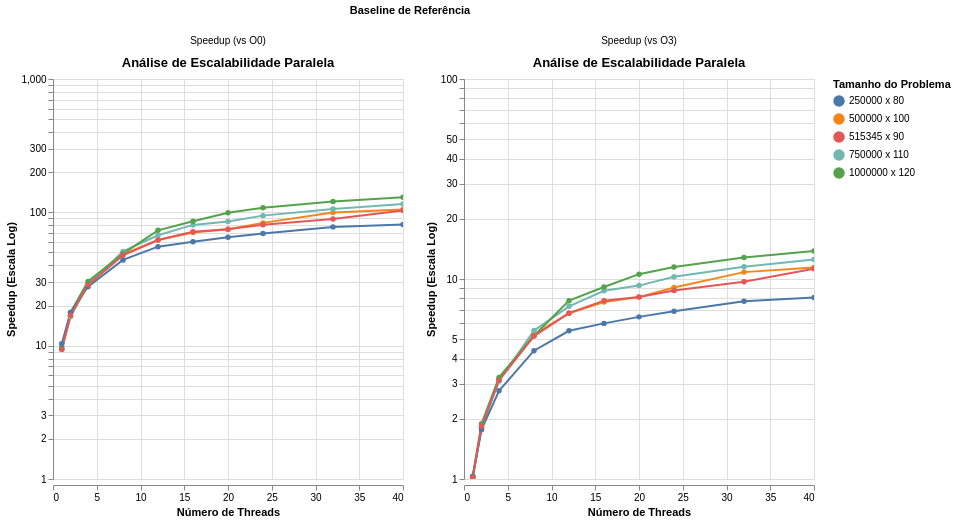

Notebook code for this chart:
### Code cell
import pandas as pd
import numpy as np
import altair as alt
import os

# ==========================================
# 1. CONFIGURAÇÕES E CARGA DE DADOS
# ==========================================
PATH_BASE = "./baselines_20260418_1847/app_bench_results.csv"
PATH_PARA = "./results_20260418_1749/app_bench_results.csv"

def load_and_clean_data(path, is_baseline=False):
    df = pd.read_csv(path)
    
    # Identificação de O0 vs O3 para o baseline (blocos de 6 linhas)
    if is_baseline:
        df['opt_level'] = np.where(df.index % 6 < 3, 'O0 (Raw)', 'O3 (Opt)')
        df['threads'] = 1
        group_cols = ['dataset', 'samples', 'features', 'threads', 'opt_level']
    else:
        group_cols = ['dataset', 'samples', 'features', 'threads']
    
    # Agrupamento e média das repetições
    df_mean = df.groupby(group_cols).mean(numeric_only=True).reset_index()
    
    # Identificador amigável n x m
    df_mean['problem_size'] = df_mean.apply(lambda x: f"{int(x['samples'])} x {int(x['features'])}", axis=1)
    return df_mean

df_baseline = load_and_clean_data(PATH_BASE, is_baseline=True)
df_parallel = load_and_clean_data(PATH_PARA, is_baseline=False)

# ==========================================
# 2. CÁLCULO DE SPEEDUP
# ==========================================
# Isolar as referências
df_ref_o0 = df_baseline[df_baseline['opt_level'] == 'O0 (Raw)'][['samples', 'features', 'fit_time']].rename(columns={'fit_time': 't_ref_o0'})
df_ref_o3 = df_baseline[df_baseline['opt_level'] == 'O3 (Opt)'][['samples', 'features', 'fit_time']].rename(columns={'fit_time': 't_ref_o3'})

# Mesclar com os dados paralelos
df_analysis = pd.merge(df_parallel, df_ref_o0, on=['samples', 'features'])
df_analysis = pd.merge(df_analysis, df_ref_o3, on=['samples', 'features'])

# Calcular as métricas de Speedup
df_analysis['Speedup (vs O0)'] = df_analysis['t_ref_o0'] / df_analysis['fit_time']
df_analysis['Speedup (vs O3)'] = df_analysis['t_ref_o3'] / df_analysis['fit_time']

# Preparar para o gráfico (Melt)
df_plot = df_analysis.melt(
    id_vars=['problem_size', 'threads', 'samples', 'features'],
    value_vars=['Speedup (vs O0)', 'Speedup (vs O3)'],
    var_name='Referência', value_name='Speedup'
)

# ==========================================
# 3. FILTRAGEM E VISUALIZAÇÃO (ALTAIR)
# ==========================================
# 1. Definir a ordem correta dos datasets (numérica)
problem_order = df_analysis.sort_values(['samples', 'features'])['problem_size'].unique().tolist()

# 2. Filtrar datasets muito pequenos que geram ruído (opcional)
# Aqui removemos o 'tiny_test' e o 'medium_bench' se necessário
df_filtered = df_plot[~df_plot['problem_size'].str.contains('10000 x 15|100000 x 70')].copy()

# 3. Criar a Linha de Speedup Ideal (para o gráfico vs O3)
ideal_df = pd.DataFrame({'threads': [1, 40], 'Speedup': [1, 40], 'Referência': ['Speedup (vs O3)', 'Speedup (vs O3)']})
ideal_line = alt.Chart(ideal_df).mark_line(strokeDash=[5,5], color='gray', opacity=0.5).encode(
    x='threads:Q', y='Speedup:Q'
)

# 4. Gráfico Facetado com Escala Logarítmica
speedup_chart = alt.Chart(df_filtered).mark_line(point=True).encode(
    x=alt.X('threads:Q', title='Número de Threads'),
    y=alt.Y('Speedup:Q', 
           scale=alt.Scale(type='log'), 
           title='Speedup (Escala Log)'),
    color=alt.Color('problem_size:N', sort=problem_order, title='Tamanho do Problema'),
    tooltip=['problem_size', 'threads', 'Speedup']
).properties(
    width=350,
    height=400,
    title='Análise de Escalabilidade Paralela'
).facet(
    column=alt.Column('Referência:N', title='Baseline de Referência')
).resolve_scale(
    y='independent' # Permite que cada gráfico tenha seu próprio range de valores
)

speedup_chart.interactive()

### Figure 1 — Vega-Lite specification as saved in the notebook (floating-point values rounded to 4 significant figures)
{"config": {"view": {"continuousWidth": 300, "continuousHeight": 300}}, "data": {"name": "data-040ba0c4e15ce7f848d711617880f1f5"}, "facet": {"column": {"field": "Referência", "title": "Baseline de Referência", "type": "nominal"}}, "spec": {"mark": {"type": "line", "point": true}, "encoding": {"color": {"field": "problem_size", "sort": ["10000 x 15", "100000 x 70", "250000 x 80", "500000 x 100", "515345 x 90", "750000 x 110", "1000000 x 120"], "title": "Tamanho do Problema", "type": "nominal"}, "tooltip": [{"field": "problem_size", "type": "nominal"}, {"field": "threads", "type": "quantitative"}, {"field": "Speedup", "type": "quantitative"}], "x": {"field": "threads", "title": "Número de Threads", "type": "quantitative"}, "y": {"field": "Speedup", "scale": {"type": "log"}, "title": "Speedup (Escala Log)", "type": "quantitative"}}, "height": 400, "name": "view_99096d132729bbc0_0", "title": "Análise de Escalabilidade Paralela", "width": 350}, "params": [{"name": "param_1e9efca18e7a2868", "select": {"type": "interval", "encodings": ["x", "y"]}, "bind": "scales", "views": ["view_99096d132729bbc0_0"]}], "resolve": {"scale": {"y": "independent"}}, "$schema": "https://vega.github.io/schema/vega-lite/v6.1.0.json", "datasets": {"data-040ba0c4e15ce7f848d711617880f1f5": [{"problem_size": "500000 x 100", "threads": 1, "samples": 500000, "features": 100, "Referência": "Speedup (vs O0)", "Speedup": 9.371}, {"problem_size": "500000 x 100", "threads": 2, "samples": 500000, "features": 100, "Referência": "Speedup (vs O0)", "Speedup": 16.54}, {"problem_size": "500000 x 100", "threads": 4, "samples": 500000, "features": 100, "Referência": "Speedup (vs O0)", "Speedup": 29.05}, {"problem_size": "500000 x 100", "threads": 8, "samples": 500000, "features": 100, "Referência": "Speedup (vs O0)", "Speedup": 48.48}, {"problem_size": "500000 x 100", "threads": 12, "samples": 500000, "features": 100, "Referência": "Speedup (vs O0)", "Speedup": 62.0}, {"problem_size": "500000 x 100", "threads": 16, "samples": 500000, "features": 100, "Referência": "Speedup (vs O0)", "Speedup": 70.48}, {"problem_size": "500000 x 100", "threads": 20, "samples": 500000, "features": 100, "Referência": "Speedup (vs O0)", "Speedup": 74.62}, {"problem_size": "500000 x 100", "threads": 24, "samples": 500000, "features": 100, "Referência": "Speedup (vs O0)", "Speedup": 83.37}, {"problem_size": "500000 x 100", "threads": 32, "samples": 500000, "features": 100, "Referência": "Speedup (vs O0)", "Speedup": 99.51}, {"problem_size": "500000 x 100", "threads": 40, "samples": 500000, "features": 100, "Referência": "Speedup (vs O0)", "Speedup": 105.0}, {"problem_size": "750000 x 110", "threads": 1, "samples": 750000, "features": 110, "Referência": "Speedup (vs O0)", "Speedup": 9.433}, {"problem_size": "750000 x 110", "threads": 2, "samples": 750000, "features": 110, "Referência": "Speedup (vs O0)", "Speedup": 16.62}, {"problem_size": "750000 x 110", "threads": 4, "samples": 750000, "features": 110, "Referência": "Speedup (vs O0)", "Speedup": 28.48}, {"problem_size": "750000 x 110", "threads": 8, "samples": 750000, "features": 110, "Referência": "Speedup (vs O0)", "Speedup": 50.89}, {"problem_size": "750000 x 110", "threads": 12, "samples": 750000, "features": 110, "Referência": "Speedup (vs O0)", "Speedup": 67.27}, {"problem_size": "750000 x 110", "threads": 16, "samples": 750000, "features": 110, "Referência": "Speedup (vs O0)", "Speedup": 80.48}, {"problem_size": "750000 x 110", "threads": 20, "samples": 750000, "features": 110, "Referência": "Speedup (vs O0)", "Speedup": 85.39}, {"problem_size": "750000 x 110", "threads": 24, "samples": 750000, "features": 110, "Referência": "Speedup (vs O0)", "Speedup": 94.47}, {"problem_size": "750000 x 110", "threads": 32, "samples": 750000, "features": 110, "Referência": "Speedup (vs O0)", "Speedup": 106.0}, {"problem_size": "750000 x 110", "threads": 40, "samples": 750000, "features": 110, "Referência": "Speedup (vs O0)", "Speedup": 115.3}, {"problem_size": "1000000 x 120", "threads": 1, "samples": 1000000, "features": 120, "Referência": "Speedup (vs O0)", "Speedup": 9.713}, {"problem_size": "1000000 x 120", "threads": 2, "samples": 1000000, "features": 120, "Referência": "Speedup (vs O0)", "Speedup": 17.75}, {"problem_size": "1000000 x 120", "threads": 4, "samples": 1000000, "features": 120, "Referência": "Speedup (vs O0)", "Speedup": 30.3}, {"problem_size": "1000000 x 120", "threads": 8, "samples": 1000000, "features": 120, "Referência": "Speedup (vs O0)", "Speedup": 48.97}, {"problem_size": "1000000 x 120", "threads": 12, "samples": 1000000, "features": 120, "Referência": "Speedup (vs O0)", "Speedup": 73.31}, {"problem_size": "1000000 x 120", "threads": 16, "samples": 1000000, "features": 120, "Referência": "Speedup (vs O0)", "Speedup": 85.74}, {"problem_size": "1000000 x 120", "threads": 20, "samples": 1000000, "features": 120, "Referência": "Speedup (vs O0)", "Speedup": 99.45}, {"problem_size": "1000000 x 120", "threads": 24, "samples": 1000000, "features": 120, "Referência": "Speedup (vs O0)", "Speedup": 108.0}, {"problem_size": "1000000 x 120", "threads": 32, "samples": 1000000, "features": 120, "Referência": "Speedup (vs O0)", "Speedup": 120.5}, {"problem_size": "1000000 x 120", "threads": 40, "samples": 1000000, "features": 120, "Referência": "Speedup (vs O0)", "Speedup": 129.9}, {"problem_size": "250000 x 80", "threads": 1, "samples": 250000, "features": 80, "Referência": "Speedup (vs O0)", "Speedup": 10.34}, {"problem_size": "250000 x 80", "threads": 2, "samples": 250000, "features": 80, "Referência": "Speedup (vs O0)", "Speedup": 17.72}, {"problem_size": "250000 x 80", "threads": 4, "samples": 250000, "features": 80, "Referência": "Speedup (vs O0)", "Speedup": 27.71}, {"problem_size": "250000 x 80", "threads": 8, "samples": 250000, "features": 80, "Referência": "Speedup (vs O0)", "Speedup": 43.98}, {"problem_size": "250000 x 80", "threads": 12, "samples": 250000, "features": 80, "Referência": "Speedup (vs O0)", "Speedup": 55.29}, {"problem_size": "250000 x 80", "threads": 16, "samples": 250000, "features": 80, "Referência": "Speedup (vs O0)", "Speedup": 60.23}, {"problem_size": "250000 x 80", "threads": 20, "samples": 250000, "features": 80, "Referência": "Speedup (vs O0)", "Speedup": 64.92}, {"problem_size": "250000 x 80", "threads": 24, "samples": 250000, "features": 80, "Referência": "Speedup (vs O0)", "Speedup": 69.28}, {"problem_size": "250000 x 80", "threads": 32, "samples": 250000, "features": 80, "Referência": "Speedup (vs O0)", "Speedup": 77.79}, {"problem_size": "250000 x 80", "threads": 40, "samples": 250000, "features": 80, "Referência": "Speedup (vs O0)", "Speedup": 81.15}, {"problem_size": "515345 x 90", "threads": 1, "samples": 515345, "features": 90, "Referência": "Speedup (vs O0)", "Speedup": 9.38}, {"problem_size": "515345 x 90", "threads": 2, "samples": 515345, "features": 90, "Referência": "Speedup (vs O0)", "Speedup": 16.88}, {"problem_size": "515345 x 90", "threads": 4, "samples": 515345, "features": 90, "Referência": "Speedup (vs O0)", "Speedup": 28.58}, {"problem_size": "515345 x 90", "threads": 8, "samples": 515345, "features": 90, "Referência": "Speedup (vs O0)", "Speedup": 47.64}, {"problem_size": "515345 x 90", "threads": 12, "samples": 515345, "features": 90, "Referência": "Speedup (vs O0)", "Speedup": 61.99}, {"problem_size": "515345 x 90", "threads": 16, "samples": 515345, "features": 90, "Referência": "Speedup (vs O0)", "Speedup": 71.59}, {"problem_size": "515345 x 90", "threads": 20, "samples": 515345, "features": 90, "Referência": "Speedup (vs O0)", "Speedup": 74.66}, {"problem_size": "515345 x 90", "threads": 24, "samples": 515345, "features": 90, "Referência": "Speedup (vs O0)", "Speedup": 80.56}, {"problem_size": "515345 x 90", "threads": 32, "samples": 515345, "features": 90, "Referência": "Speedup (vs O0)", "Speedup": 89.03}, {"problem_size": "515345 x 90", "threads": 40, "samples": 515345, "features": 90, "Referência": "Speedup (vs O0)", "Speedup": 103.4}, {"problem_size": "500000 x 100", "threads": 1, "samples": 500000, "features": 100, "Referência": "Speedup (vs O3)", "Speedup": 1.019}, {"problem_size": "500000 x 100", "threads": 2, "samples": 500000, "features": 100, "Referência": "Speedup (vs O3)", "Speedup": 1.799}, {"problem_size": "500000 x 100", "threads": 4, "samples": 500000, "features": 100, "Referência": "Speedup (vs O3)", "Speedup": 3.16}, {"problem_size": "500000 x 100", "threads": 8, "samples": 500000, "features": 100, "Referência": "Speedup (vs O3)", "Speedup": 5.273}, {"problem_size": "500000 x 100", "threads": 12, "samples": 500000, "features": 100, "Referência": "Speedup (vs O3)", "Speedup": 6.744}, {"problem_size": "500000 x 100", "threads": 16, "samples": 500000, "features": 100, "Referência": "Speedup (vs O3)", "Speedup": 7.666}, {"problem_size": "500000 x 100", "threads": 20, "samples": 500000, "features": 100, "Referência": "Speedup (vs O3)", "Speedup": 8.117}, {"problem_size": "500000 x 100", "threads": 24, "samples": 500000, "features": 100, "Referência": "Speedup (vs O3)", "Speedup": 9.069}, {"problem_size": "500000 x 100", "threads": 32, "samples": 500000, "features": 100, "Referência": "Speedup (vs O3)", "Speedup": 10.82}, {"problem_size": "500000 x 100", "threads": 40, "samples": 500000, "features": 100, "Referência": "Speedup (vs O3)", "Speedup": 11.42}, {"problem_size": "750000 x 110", "threads": 1, "samples": 750000, "features": 110, "Referência": "Speedup (vs O3)", "Speedup": 1.024}, {"problem_size": "750000 x 110", "threads": 2, "samples": 750000, "features": 110, "Referência": "Speedup (vs O3)", "Speedup": 1.804}, {"problem_size": "750000 x 110", "threads": 4, "samples": 750000, "features": 110, "Referência": "Speedup (vs O3)", "Speedup": 3.091}, {"problem_size": "750000 x 110", "threads": 8, "samples": 750000, "features": 110, "Referência": "Speedup (vs O3)", "Speedup": 5.523}, {"problem_size": "750000 x 110", "threads": 12, "samples": 750000, "features": 110, "Referência": "Speedup (vs O3)", "Speedup": 7.301}, {"problem_size": "750000 x 110", "threads": 16, "samples": 750000, "features": 110, "Referência": "Speedup (vs O3)", "Speedup": 8.734}, {"problem_size": "750000 x 110", "threads": 20, "samples": 750000, "features": 110, "Referência": "Speedup (vs O3)", "Speedup": 9.268}, {"problem_size": "750000 x 110", "threads": 24, "samples": 750000, "features": 110, "Referência": "Speedup (vs O3)", "Speedup": 10.25}, {"problem_size": "750000 x 110", "threads": 32, "samples": 750000, "features": 110, "Referência": "Speedup (vs O3)", "Speedup": 11.5}, {"problem_size": "750000 x 110", "threads": 40, "samples": 750000, "features": 110, "Referência": "Speedup (vs O3)", "Speedup": 12.52}, {"problem_size": "1000000 x 120", "threads": 1, "samples": 1000000, "features": 120, "Referência": "Speedup (vs O3)", "Speedup": 1.033}, {"problem_size": "1000000 x 120", "threads": 2, "samples": 1000000, "features": 120, "Referência": "Speedup (vs O3)", "Speedup": 1.887}, {"problem_size": "1000000 x 120", "threads": 4, "samples": 1000000, "features": 120, "Referência": "Speedup (vs O3)", "Speedup": 3.222}, {"problem_size": "1000000 x 120", "threads": 8, "samples": 1000000, "features": 120, "Referência": "Speedup (vs O3)", "Speedup": 5.207}, {"problem_size": "1000000 x 120", "threads": 12, "samples": 1000000, "features": 120, "Referência": "Speedup (vs O3)", "Speedup": 7.795}, {"problem_size": "1000000 x 120", "threads": 16, "samples": 1000000, "features": 120, "Referência": "Speedup (vs O3)", "Speedup": 9.117}, {"problem_size": "1000000 x 120", "threads": 20, "samples": 1000000, "features": 120, "Referência": "Speedup (vs O3)", "Speedup": 10.57}, {"problem_size": "1000000 x 120", "threads": 24, "samples": 1000000, "features": 120, "Referência": "Speedup (vs O3)", "Speedup": 11.49}, {"problem_size": "1000000 x 120", "threads": 32, "samples": 1000000, "features": 120, "Referência": "Speedup (vs O3)", "Speedup": 12.81}, {"problem_size": "1000000 x 120", "threads": 40, "samples": 1000000, "features": 120, "Referência": "Speedup (vs O3)", "Speedup": 13.81}, {"problem_size": "250000 x 80", "threads": 1, "samples": 250000, "features": 80, "Referência": "Speedup (vs O3)", "Speedup": 1.03}, {"problem_size": "250000 x 80", "threads": 2, "samples": 250000, "features": 80, "Referência": "Speedup (vs O3)", "Speedup": 1.765}, {"problem_size": "250000 x 80", "threads": 4, "samples": 250000, "features": 80, "Referência": "Speedup (vs O3)", "Speedup": 2.76}, {"problem_size": "250000 x 80", "threads": 8, "samples": 250000, "features": 80, "Referência": "Speedup (vs O3)", "Speedup": 4.381}, {"problem_size": "250000 x 80", "threads": 12, "samples": 250000, "features": 80, "Referência": "Speedup (vs O3)", "Speedup": 5.507}, {"problem_size": "250000 x 80", "threads": 16, "samples": 250000, "features": 80, "Referência": "Speedup (vs O3)", "Speedup": 5.999}, {"problem_size": "250000 x 80", "threads": 20, "samples": 250000, "features": 80, "Referência": "Speedup (vs O3)", "Speedup": 6.467}, {"problem_size": "250000 x 80", "threads": 24, "samples": 250000, "features": 80, "Referência": "Speedup (vs O3)", "Speedup": 6.9}, {"problem_size": "250000 x 80", "threads": 32, "samples": 250000, "features": 80, "Referência": "Speedup (vs O3)", "Speedup": 7.748}, {"problem_size": "250000 x 80", "threads": 40, "samples": 250000, "features": 80, "Referência": "Speedup (vs O3)", "Speedup": 8.082}, {"problem_size": "515345 x 90", "threads": 1, "samples": 515345, "features": 90, "Referência": "Speedup (vs O3)", "Speedup": 1.021}, {"problem_size": "515345 x 90", "threads": 2, "samples": 515345, "features": 90, "Referência": "Speedup (vs O3)", "Speedup": 1.838}, {"problem_size": "515345 x 90", "threads": 4, "samples": 515345, "features": 90, "Referência": "Speedup (vs O3)", "Speedup": 3.11}, {"problem_size": "515345 x 90", "threads": 8, "samples": 515345, "features": 90, "Referência": "Speedup (vs O3)", "Speedup": 5.184}, {"problem_size": "515345 x 90", "threads": 12, "samples": 515345, "features": 90, "Referência": "Speedup (vs O3)", "Speedup": 6.747}, {"problem_size": "515345 x 90", "threads": 16, "samples": 515345, "features": 90, "Referência": "Speedup (vs O3)", "Speedup": 7.791}, {"problem_size": "515345 x 90", "threads": 20, "samples": 515345, "features": 90, "Referência": "Speedup (vs O3)", "Speedup": 8.126}, {"problem_size": "515345 x 90", "threads": 24, "samples": 515345, "features": 90, "Referência": "Speedup (vs O3)", "Speedup": 8.768}, {"problem_size": "515345 x 90", "threads": 32, "samples": 515345, "features": 90, "Referência": "Speedup (vs O3)", "Speedup": 9.69}, {"problem_size": "515345 x 90", "threads": 40, "samples": 515345, "features": 90, "Referência": "Speedup (vs O3)", "Speedup": 11.25}]}}
